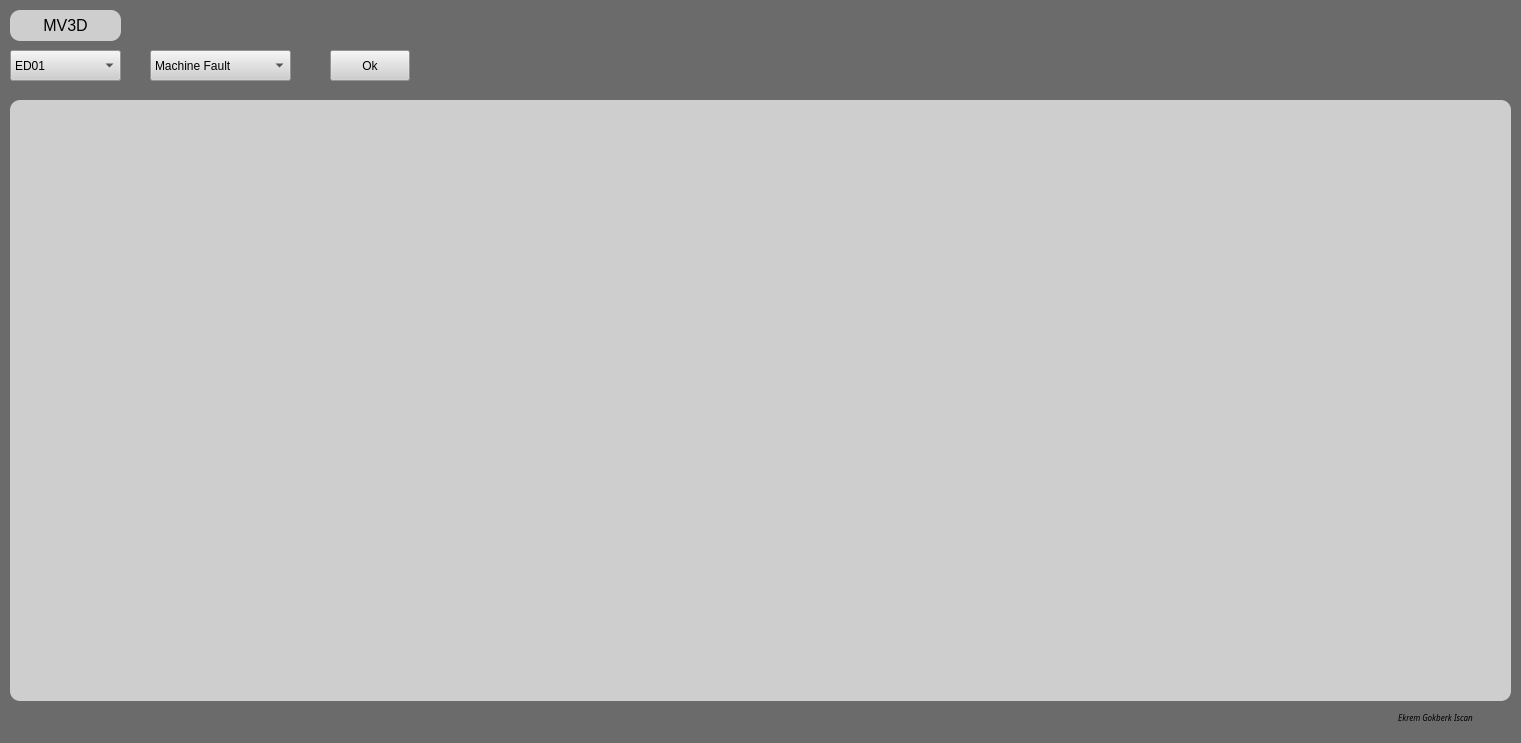
<?xml version="1.0" encoding="UTF-8"?>
<ui version="4.0">
 <class>MainWindow</class>
 <widget class="QMainWindow" name="MainWindow">
  <property name="geometry">
   <rect>
    <x>0</x>
    <y>0</y>
    <width>1521</width>
    <height>743</height>
   </rect>
  </property>
  <property name="windowTitle">
   <string>Log Screen</string>
  </property>
  <property name="styleSheet">
   <string notr="true">
background-color: rgb(107, 107, 107);</string>
  </property>
  <widget class="QWidget" name="centralWidget">
   <widget class="QLabel" name="label">
    <property name="geometry">
     <rect>
      <x>10</x>
      <y>10</y>
      <width>111</width>
      <height>31</height>
     </rect>
    </property>
    <property name="font">
     <font>
      <pointsize>12</pointsize>
     </font>
    </property>
    <property name="toolTip">
     <string>&lt;!DOCTYPE HTML PUBLIC &quot;-//W3C//DTD HTML 4.0//EN&quot; &quot;http://www.w3.org/TR/REC-html40/strict.dtd&quot;&gt;
&lt;html&gt;&lt;head&gt;&lt;meta name=&quot;qrichtext&quot; content=&quot;1&quot; /&gt;&lt;style type=&quot;text/css&quot;&gt;
p, li { white-space: pre-wrap; }
&lt;/style&gt;&lt;/head&gt;&lt;body style=&quot; font-family:'Sans Serif'; font-size:9pt; font-weight:400; font-style:normal;&quot;&gt;
&lt;table style=&quot;-qt-table-type: root; margin-top:4px; margin-bottom:4px; margin-left:4px; margin-right:4px;&quot;&gt;
&lt;tr&gt;
&lt;td style=&quot;border: none;&quot;&gt;
&lt;p align=&quot;center&quot; style=&quot;-qt-paragraph-type:empty; margin-top:0px; margin-bottom:0px; margin-left:0px; margin-right:0px; -qt-block-indent:0; text-indent:0px;&quot;&gt;&lt;/p&gt;&lt;/td&gt;&lt;/tr&gt;&lt;/table&gt;&lt;/body&gt;&lt;/html&gt;</string>
    </property>
    <property name="styleSheet">
     <string notr="true">background-color: rgb(206, 206, 206);
border-radius:10</string>
    </property>
    <property name="frameShape">
     <enum>QFrame::Box</enum>
    </property>
    <property name="text">
     <string>&lt;!DOCTYPE HTML PUBLIC &quot;-//W3C//DTD HTML 4.0//EN&quot; &quot;http://www.w3.org/TR/REC-html40/strict.dtd&quot;&gt;
&lt;html&gt;&lt;head&gt;&lt;meta name=&quot;qrichtext&quot; content=&quot;1&quot; /&gt;&lt;style type=&quot;text/css&quot;&gt;
p, li { white-space: pre-wrap; }
&lt;/style&gt;&lt;/head&gt;&lt;body style=&quot; font-family:'Sans Serif'; font-size:12pt; font-weight:400; font-style:normal;&quot;&gt;
&lt;table style=&quot;-qt-table-type: root; margin-top:4px; margin-bottom:4px; margin-left:4px; margin-right:4px;&quot;&gt;
&lt;tr&gt;
&lt;td style=&quot;border: none;&quot;&gt;
&lt;p align=&quot;center&quot; style=&quot; margin-top:0px; margin-bottom:0px; margin-left:0px; margin-right:0px; -qt-block-indent:0; text-indent:0px;&quot;&gt;MV3D&lt;/p&gt;&lt;/td&gt;&lt;/tr&gt;&lt;/table&gt;&lt;/body&gt;&lt;/html&gt;</string>
    </property>
   </widget>
   <widget class="QComboBox" name="eds">
    <property name="geometry">
     <rect>
      <x>10</x>
      <y>50</y>
      <width>111</width>
      <height>31</height>
     </rect>
    </property>
    <property name="styleSheet">
     <string notr="true">background-color: rgb(206, 206, 206);</string>
    </property>
    <item>
     <property name="text">
      <string>ED01</string>
     </property>
    </item>
    <item>
     <property name="text">
      <string>ED02</string>
     </property>
    </item>
    <item>
     <property name="text">
      <string>ED03</string>
     </property>
    </item>
    <item>
     <property name="text">
      <string>ED04</string>
     </property>
    </item>
    <item>
     <property name="text">
      <string>ED05</string>
     </property>
    </item>
    <item>
     <property name="text">
      <string>ED06</string>
     </property>
    </item>
    <item>
     <property name="text">
      <string>ED09</string>
     </property>
    </item>
    <item>
     <property name="text">
      <string>ED10</string>
     </property>
    </item>
    <item>
     <property name="text">
      <string>ED11</string>
     </property>
    </item>
    <item>
     <property name="text">
      <string>ED12</string>
     </property>
    </item>
    <item>
     <property name="text">
      <string>ED13</string>
     </property>
    </item>
    <item>
     <property name="text">
      <string>ED14</string>
     </property>
    </item>
    <item>
     <property name="text">
      <string>ED15</string>
     </property>
    </item>
    <item>
     <property name="text">
      <string>ED16</string>
     </property>
    </item>
    <item>
     <property name="text">
      <string>ED17</string>
     </property>
    </item>
    <item>
     <property name="text">
      <string>ED18</string>
     </property>
    </item>
    <item>
     <property name="text">
      <string>ED19</string>
     </property>
    </item>
    <item>
     <property name="text">
      <string>ED20</string>
     </property>
    </item>
    <item>
     <property name="text">
      <string>ED23</string>
     </property>
    </item>
    <item>
     <property name="text">
      <string>ED24</string>
     </property>
    </item>
    <item>
     <property name="text">
      <string>ED25</string>
     </property>
    </item>
    <item>
     <property name="text">
      <string>ED26</string>
     </property>
    </item>
    <item>
     <property name="text">
      <string>ED27</string>
     </property>
    </item>
    <item>
     <property name="text">
      <string>ED28</string>
     </property>
    </item>
   </widget>
   <widget class="QComboBox" name="log">
    <property name="geometry">
     <rect>
      <x>150</x>
      <y>50</y>
      <width>141</width>
      <height>31</height>
     </rect>
    </property>
    <property name="styleSheet">
     <string notr="true">background-color: rgb(206, 206, 206);</string>
    </property>
    <item>
     <property name="text">
      <string>Machine Fault</string>
     </property>
    </item>
    <item>
     <property name="text">
      <string>Bhs Log</string>
     </property>
    </item>
    <item>
     <property name="text">
      <string>Hvps Arc</string>
     </property>
    </item>
    <item>
     <property name="text">
      <string>Flow Switch</string>
     </property>
    </item>
    <item>
     <property name="text">
      <string>Bad Detectors</string>
     </property>
    </item>
    <item>
     <property name="text">
      <string>Array Test</string>
     </property>
    </item>
    <item>
     <property name="text">
      <string>Otk</string>
     </property>
    </item>
   </widget>
   <widget class="QPushButton" name="pushButton">
    <property name="geometry">
     <rect>
      <x>330</x>
      <y>50</y>
      <width>80</width>
      <height>31</height>
     </rect>
    </property>
    <property name="styleSheet">
     <string notr="true">background-color: rgb(206, 206, 206);</string>
    </property>
    <property name="text">
     <string>Ok</string>
    </property>
   </widget>
   <widget class="QTextBrowser" name="cikti">
    <property name="geometry">
     <rect>
      <x>10</x>
      <y>100</y>
      <width>1501</width>
      <height>601</height>
     </rect>
    </property>
    <property name="styleSheet">
     <string notr="true">background-color: rgb(206, 206, 206);
border-radius:10
</string>
    </property>
    <property name="frameShadow">
     <enum>QFrame::Sunken</enum>
    </property>
   </widget>
   <widget class="QLabel" name="label_2">
    <property name="geometry">
     <rect>
      <x>1370</x>
      <y>710</y>
      <width>131</width>
      <height>16</height>
     </rect>
    </property>
    <property name="font">
     <font>
      <family>Sans Serif</family>
      <pointsize>6</pointsize>
      <italic>false</italic>
     </font>
    </property>
    <property name="text">
     <string>&lt;!DOCTYPE HTML PUBLIC &quot;-//W3C//DTD HTML 4.0//EN&quot; &quot;http://www.w3.org/TR/REC-html40/strict.dtd&quot;&gt;
&lt;html&gt;&lt;head&gt;&lt;meta name=&quot;qrichtext&quot; content=&quot;1&quot; /&gt;&lt;style type=&quot;text/css&quot;&gt;
p, li { white-space: pre-wrap; }
&lt;/style&gt;&lt;/head&gt;&lt;body style=&quot; font-family:'Sans Serif'; font-size:6pt; font-weight:400; font-style:normal;&quot;&gt;
&lt;table border=&quot;0&quot; style=&quot;-qt-table-type: root; margin-top:4px; margin-bottom:4px; margin-left:4px; margin-right:4px;&quot;&gt;
&lt;tr&gt;
&lt;td style=&quot;border: none;&quot;&gt;
&lt;p align=&quot;center&quot; style=&quot; margin-top:0px; margin-bottom:0px; margin-left:0px; margin-right:0px; -qt-block-indent:0; text-indent:0px;&quot;&gt;&lt;span style=&quot; font-style:italic;&quot;&gt;Ekrem Gokberk Iscan&lt;/span&gt;&lt;/p&gt;&lt;/td&gt;&lt;/tr&gt;&lt;/table&gt;&lt;/body&gt;&lt;/html&gt;</string>
    </property>
   </widget>
  </widget>
  <widget class="QStatusBar" name="statusBar"/>
 </widget>
 <layoutdefault spacing="6" margin="11"/>
 <resources/>
 <connections/>
</ui>
